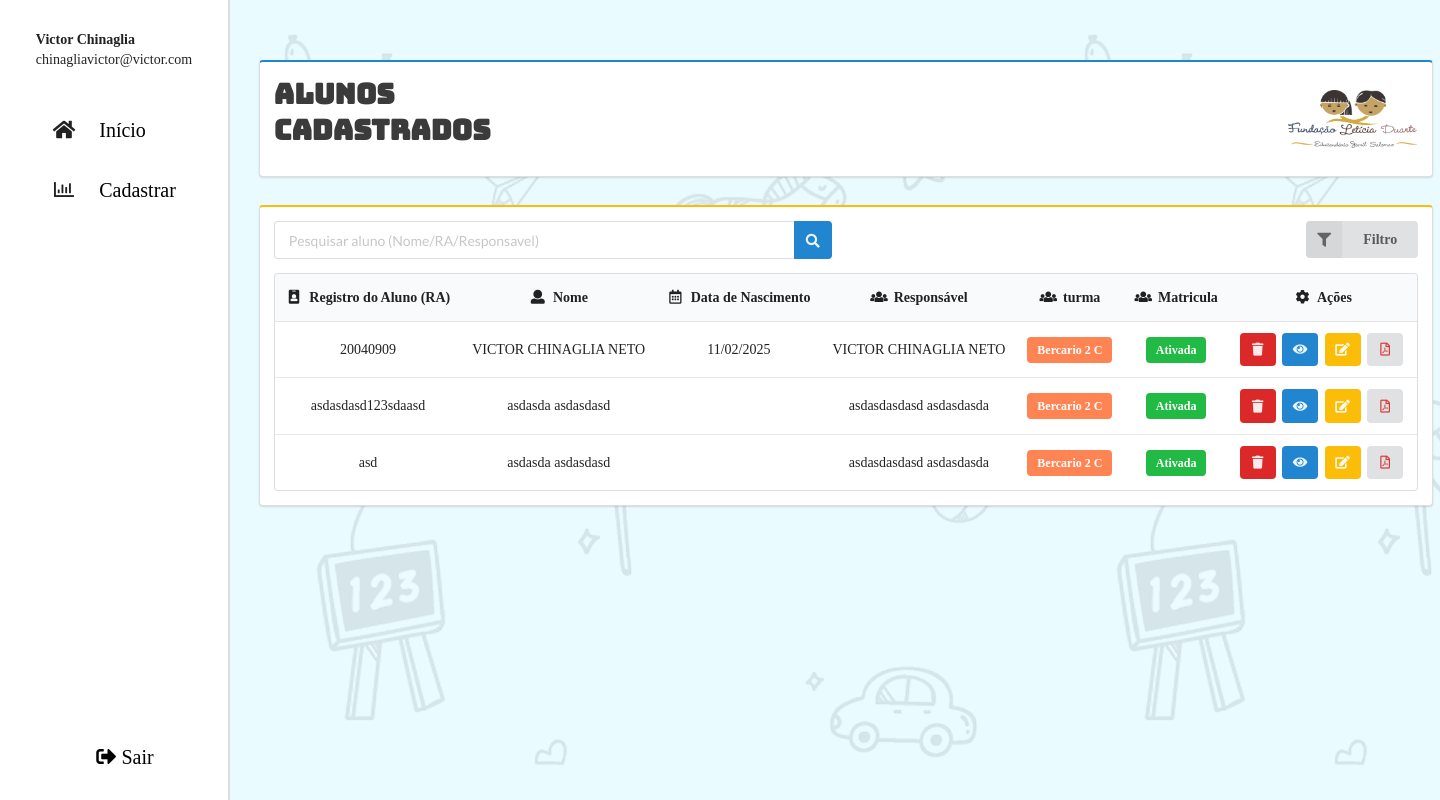
Page /cadastrados.php?campo_filtro=Bercario 2 C (signed in) on the committed database.
### tables this page shows
CREATE TABLE `tb_matricula` (
  `id_matricula` int(11) NOT NULL,
  `aluno_id` int(11) DEFAULT NULL,
  `estrutura_familiar_id` int(11) DEFAULT NULL,
  `funcionario_id` int(11) DEFAULT NULL,
  `data` datetime NOT NULL DEFAULT current_timestamp() COMMENT 'Data e hora de criação do registro',
  `responsavel_1_id` int(11) DEFAULT NULL,
  `responsavel_2_id` int(11) DEFAULT NULL,
  `pessoa_autorizada_1_id` int(11) DEFAULT NULL,
  `pessoa_autorizada_2_id` int(11) DEFAULT NULL,
  `pessoa_autorizada_3_id` int(11) DEFAULT NULL,
  `pessoa_autorizada_4_id` int(11) DEFAULT NULL,
  `matricula_ativada` tinyint(2) DEFAULT 1
);

CREATE TABLE `tb_alunos` (
  `id` int(11) NOT NULL,
  `ra_aluno` varchar(100) NOT NULL,
  `nome` varchar(200) DEFAULT NULL,
  `cpf` varchar(14) DEFAULT NULL,
  `rg` varchar(12) DEFAULT NULL,
  `data_nascimento` date DEFAULT NULL,
  `etnia` varchar(20) DEFAULT NULL,
  `turma` enum('Bercario 2 A','Bercario 2 B','Bercario 2 C','Maternal I A','Maternal I B','Maternal I C','Maternal II A','Maternal II B','Multisseriada M.M','Multisseriada B.M') DEFAULT NULL,
  `autorizacao_febre` tinyint(1) DEFAULT 0 COMMENT 'Autoriza medicar em caso de febre',
  `remedio` varchar(100) DEFAULT NULL COMMENT 'Nome do remédio autorizado',
  `gotas` int(11) DEFAULT NULL COMMENT 'Quantidade de gotas',
  `permissao_foto` tinyint(1) DEFAULT 0 COMMENT 'Autoriza divulgação de imagem',
  `data_cadastro` timestamp NOT NULL DEFAULT current_timestamp() ON UPDATE current_timestamp(),
  `endereco_id` int(11) DEFAULT NULL,
  `funcionario_id` int(11) DEFAULT NULL
);

CREATE TABLE `tb_responsaveis` (
  `id_responsavel` int(11) NOT NULL,
  `tipo_responsavel` enum('Pai','Mãe','Avô','Avó','Irmão','Irmã','Tio','Tia','Outro') NOT NULL,
  `nome` varchar(200) DEFAULT NULL,
  `data_nascimento` date DEFAULT NULL,
  `estado_civil` enum('Solteiro','Casado','Divorciado','Viuvo','União Estável') DEFAULT NULL,
  `escolaridade` enum('Fundamental','Médio','Técnico','Superior','Pós-graduação','Outro') NOT NULL,
  `celular` varchar(20) DEFAULT NULL,
  `email` varchar(100) DEFAULT NULL,
  `nome_empresa` varchar(100) DEFAULT NULL,
  `profissao` varchar(100) DEFAULT NULL,
  `telefone_trabalho` varchar(20) DEFAULT NULL,
  `horario_trabalho` varchar(100) DEFAULT NULL,
  `salario` decimal(10,2) DEFAULT NULL,
  `renda_extra` tinyint(1) DEFAULT NULL,
  `valor_renda_extra` decimal(10,2) DEFAULT NULL
);

### class/Matricula.php (called while the page is built, shortened)
<?php
class Matricula
{
    private $conn;
    public function __construct()
    {
        $dsn = "mysql:dbname={$_ENV['BANCO']};host={$_ENV['HOST']}";
        $usuario = $_ENV['USUARIO'];
        $senha = $_ENV['SENHA'];
        try {
            $this->conn = new PDO($dsn, $usuario, $senha);
            $this->conn->setAttribute(PDO::ATTR_ERRMODE, PDO::ERRMODE_EXCEPTION);
        } catch (PDOException $e) {
            die("Erro de Conexão com o Banco de Dados: " . $e->getMessage());
        }
    }
    public function filtrarTurma($turma)
    {
        $sqlFiltrar = "SELECT
                tb_alunos.id,
                tb_alunos.ra_aluno,
                tb_alunos.nome AS nome_aluno,
                tb_alunos.data_nascimento,
                tb_alunos.turma,
                tb_responsaveis.nome AS nome_responsavel,
                tb_matricula.matricula_ativada AS matricula
            FROM tb_matricula
                INNER JOIN tb_alunos ON tb_matricula.aluno_id = tb_alunos.id
                INNER JOIN tb_responsaveis ON tb_matricula.responsavel_1_id = tb_responsaveis.id_responsavel
            WHERE matricula_ativada = 1 AND turma = :turma";
        $dadosFiltro = $this->conn->prepare($sqlFiltrar);
        $dadosFiltro->execute([
            ':turma' => $turma
        ]);
        return $dadosFiltro->fetchAll();
    }
}

### cadastrados.php (the view, shortened to what this page needs)
<?php
require './config.php';
include './class/Matricula.php';
$matricula = new Matricula();
$pesquisa = $_GET['txtPesquisar'] ?? '';
$filtro = isset($_GET['campo_filtro']) ? $_GET['campo_filtro'] : '';
if ($filtro) {
    $dadosMatricula = $matricula->filtrarTurma($filtro);;
} else if (empty($pesquisa)) {
    $dadosMatricula = $matricula->listarMatricula();
} else {
    $dadosMatricula = $matricula->pesquisarAluno($pesquisa);
}
?>
<!DOCTYPE html>
<html lang="pt-br">
<head>
    <link rel="stylesheet" href="https://cdn.jsdelivr.net/npm/semantic-ui@2.5.0/dist/semantic.min.css" />
    <link rel="stylesheet" href="./css/sistema.css" />
</head>
<body>
    <section class="corpo_pagina">
        <?php include './template/menuLateral.php' ?>
        <main class="conteudo_cadastrados">
            <section class="cabecalho_cadastrados ui segment blue">
                <h2>Alunos<br>Cadastrados</h2>
                <img class="ui small image fluid" src="./img/apresentacao_img/Logo Leiticia Duarte.png"
                    alt="logo da leticia duarte na tela de cadastros de alunos">
            </section>
            <section class="sessao_tabela ui segment yellow">
                <section class="pesquisar_alunos">
                    <div class="ui two column stackable grid">
                        <div class="eight wide column">
                            <form action="./cadastrados.php" method="GET" onsubmit="return validarPesquisar(event)">
                                <div class="ui action fluid input" id="div-pesquisar">
                                    <input name="txtPesquisar" id="txtPesquisar" type="text" placeholder="Pesquisar aluno (Nome/RA/Responsavel)">
                                    <button onclick="validarPesquisar()" class="ui icon primary button">
                                        <i class="search icon"></i>
                                    </button>
                                </div>
                            </form>
                        </div>
                        <div class="eight wide column">
                            <form action="./cadastrados.php" id="formulario_filtro" method="GET">
                                <div class="ui floating labeled icon dropdown button right floated">
                                    <i class="filter icon"></i>
                                    <span class="text">Filtro</span>
                                </div>
                            </form>
                        </div>
                    </div>
                </section>
                <table class="ui single line table center aligned">
                    <thead class="background-thead">
                        <tr>
                            <th><i class="id badge icon"></i> Registro do Aluno (RA)</th>
                            <th><i class="user icon"></i> Nome</th>
                            <th><i class="calendar alternate outline icon"></i> Data de Nascimento</th>
                            <th><i class="users icon"></i> Responsável</th>
                            <th><i class="users icon"></i> turma</th>
                            <th><i class="users icon"></i> Matricula</th>
                            <th><i class="cog icon"></i> Ações</th>
                        </tr>
                    </thead>
                    <tbody>
                        <?php if (empty($dadosMatricula)) { ?>
                            <tr>
                                <td colspan="7">
                                    <div class="ui center aligned">
                                        <img src="img/cadastrados/nenhum_aluno_cadastrado.png" class="ui image medium centered fluid" alt="">
                                        <div class="content">
                                            <div class="ui header">Nenhum Aluno Encontrado</div>
                                            <p>Nenhum aluno encontrado, para cadastrar um aluno clique no botão abaixo</p>
                                            <a href="./formulario-cadastro.php" class="ui small primary button">
                                                <i class="plus icon"></i> Cadastrar Novo Aluno
                                            </a>
                                        </div>
                                    </div>
                                </td>
                            </tr>
                            <?php } else {
                            foreach ($dadosMatricula as $matricula) {
                                $status_matricula = '';
                                $cor_label = '';
                                $status_db = $matricula['matricula'];
                                if ($status_db == 1) {
                                    $status_matricula = 'Ativada';
                                    $cor_label = 'green';
                                } else {
                                    $status_matricula = 'Desativada';
                                    $cor_label = 'red';
                                }
                                $cor_label_turma = '';
                                $tipo_turma = $matricula['turma'];
                                if ($tipo_turma === 'Bercario 2 A' || $tipo_turma === 'Bercario 2 B' || $tipo_turma === 'Bercario 2 C') {
                                    $cor_label_turma = 'label-bercario';
                                } else if ($tipo_turma === 'Maternal I A' || $tipo_turma === 'Maternal I B' || $tipo_turma === 'Maternal I C') {
                                    $cor_label_turma = 'label-maternal1';
                                } else if ($tipo_turma === 'Maternal II A' || $tipo_turma === 'Maternal II B' || $tipo_turma === 'Maternal II C') {
                                    $cor_label_turma = 'label-maternal2';
                                } else if ($tipo_turma === 'Multisseriada M.M' || $tipo_turma === 'Multisseriada B.M') {
                                    $cor_label_turma = 'label-multisseriada';
                                }
                                $dataNascimento = $matricula['data_nascimento'] ?? '';
                                if (!empty($dataNascimento) && $dataNascimento !== '0000-00-00') {
                                    $dataObj = DateTime::createFromFormat('Y-m-d', $dataNascimento);
                                    $dataFormatada = $dataObj ? $dataObj->format('d/m/Y') : '';
                                } else {
                                    $dataFormatada = '';
                                }
                            ?>
                                <tr>
                                    <td><?= $matricula['ra_aluno'] ?></td>
                                    <td><?= $matricula['nome_aluno'] ?></td>
                                    <td> <?=$dataFormatada ?></td>
                                    <td><?= $matricula['nome_responsavel'] ?></td>
                                    <td>
                                        <div class="ui <?= $cor_label_turma ?> label white">
                                            <?= $matricula['turma'] ?>
                                        </div>
                                    </td>
                                    <td>
                                        <div class="ui <?= $cor_label ?> label"><?= $status_matricula ?></div>
                                    </td>
                                    <td>
                                        <button
                                            data-tooltip="Desativar Matricula"
                                            data-inverted=""
                                            id="btn-deletar-aluno"
                                            type="button"
                                            class="btn-deletar-aluno ui small red icon button"
                                            data-id="<?= $matricula['id'] ?>"
                                            data-ra="<?= $matricula['ra_aluno'] ?>"
                                            data-nome="<?= $matricula['nome_aluno'] ?>"
                                            title="Excluir"
                                            <?= ($status_db == 0) ? 'style="display:none;"' : '' ?>>
                                            <i class="trash icon"></i>
                                        </button>
                                        <a href="./detalhes-aluno.php?idAluno=<?= $matricula['ra_aluno'] ?>"
                                            data-inverted=""
                                            data-tooltip="Detalhes Aluno"
                                            class="ui small icon button blue"
                                            title="Detalhes">
                                            <i class="eye icon"></i>
                                        </a>
                                        <a href="./editar-aluno.php?idAluno=<?= $matricula['ra_aluno'] ?>"
                                            data-tooltip="Editar Aluno"
                                            data-inverted=""
                                            class="ui small yellow icon button"
                                            <?= ($status_db == 0) ? 'style="display:none;"' : '' ?>>
                                            <i class="edit icon"></i>
                                        </a>
                                        <a href="./gerar-arquivo-pdf.php?idAluno=<?= $matricula['ra_aluno'] ?>" class="ui small icon button" data-tooltip="Baixar PDF" data-inverted="">
                                            <i class="file pdf outline red icon"></i>
                                        </a>
                                    </td>
                                </tr>
                        <?php }
                        } ?>
                    </tbody>
                </table>
            </section>
        </main>
    </section>
</body>
</html>

### css/sistema.css (style rules this page uses)
* { margin: 0; padding: 0; font-family: "Baloo2"; }
a { text-decoration: none; }
.corpo_pagina { display: flex; min-height: 100vh; }
.conteudo_cadastrados { padding: 60px 2vw 20px 2vw; width: 100%; display: flex; flex-direction: column; background: url(../img/cadastro_img/Background.png); background-color: #e6fbffe0; }
.cabecalho_cadastrados { display: flex; justify-content: space-between; align-items: center; width: 100%; }
.cabecalho_cadastrados h2 { font-size: 2rem; transition: 0.5s; color: #3b3b3b; font-family: 'Bungee'; }
.sessao_tabela { margin-top: 20px; width: 100%; }
.ui.small.image, .ui.small.images .image, .ui.small.images img, .ui.small.images svg { width: 130px; height: auto; font-size: .92857143rem; }
.pesquisar_alunos { width: 100%; }
.ui.label { display: inline-block; line-height: 1; vertical-align: baseline; margin: 0 .14285714em; background-color: #e8e8e8; background-image: none; padding: .5833em .833em; color: rgba(255, 255, 255, 1); text-transform: none; font-weight: 700; border: 0 solid transparent; border-radius: .28571429rem; transition: background .1s ease; }
.label-bercario { background-color: #ff8454 !important; }

### rows in the picture
tb_matricula: aluno.ra_aluno "20040909", aluno.nome "VICTOR CHINAGLIA NETO", aluno.data_nascimento "11/02/2025", responsavel_1.nome "VICTOR CHINAGLIA NETO", aluno.turma "Bercario 2 C", matricula_ativada "Ativada"
tb_matricula: aluno.ra_aluno "asdasdasd123sdaasd", aluno.nome "asdasda asdasdasd", responsavel_1.nome "asdasdasdasd asdasdasda", aluno.turma "Bercario 2 C", matricula_ativada "Ativada"
tb_matricula: aluno.ra_aluno "asd", aluno.nome "asdasda asdasdasd", responsavel_1.nome "asdasdasdasd asdasdasda", aluno.turma "Bercario 2 C", matricula_ativada "Ativada"

### other values in the picture
$nome_usuario "Victor Chinaglia"
$email_usuario "chinagliavictor@victor.com"
